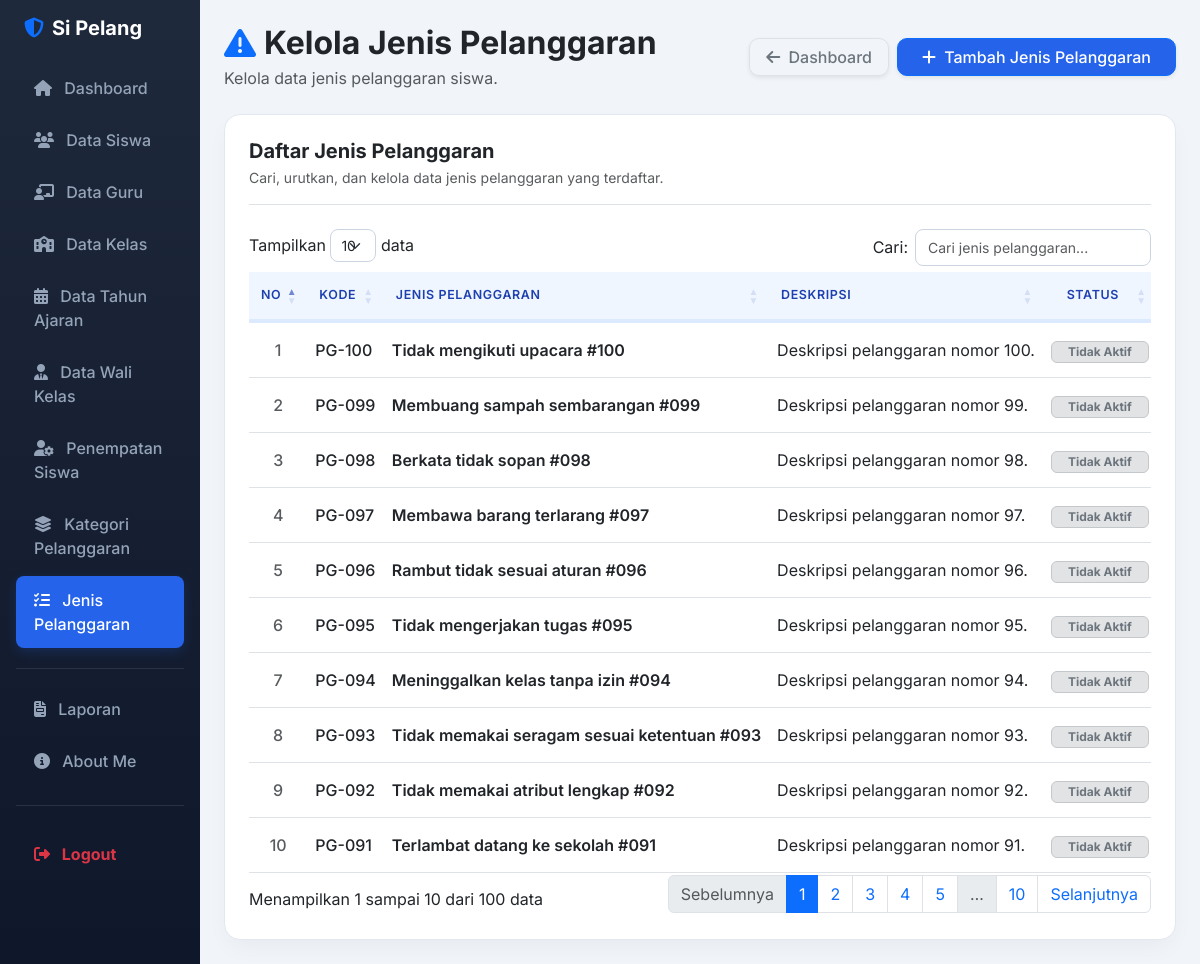
/kelola_jenis_pelanggaran.php (signed in), run on the app's committed database.
### tables this page shows
CREATE TABLE `t_pelanggaran` (
  `id` int(11) NOT NULL,
  `pelanggaran_kategori_id` int(11) DEFAULT NULL,
  `kode` varchar(30) DEFAULT NULL,
  `nama` varchar(150) DEFAULT NULL,
  `poin` int(11) NOT NULL,
  `deskripsi` text NOT NULL,
  `status_aktif` tinyint(1) NOT NULL,
  `created_at` timestamp NOT NULL DEFAULT current_timestamp(),
  `updated_at` timestamp NOT NULL DEFAULT current_timestamp()
);

### kelola_jenis_pelanggaran.php (the view, shortened to what this page needs)
<?php
include 'config/koneksi.php';
$sql = "SELECT
            id,
            kode,
            nama,
            deskripsi,
            status_aktif,
            created_at,
            updated_at
        FROM t_pelanggaran
        ORDER BY id DESC";
$query = mysqli_query($koneksi, $sql);
function e($nilai)
{
    return htmlspecialchars(
        (string)($nilai ?? ''),
        ENT_QUOTES,
        'UTF-8'
    );
}
?>
<!DOCTYPE html>
<html lang="id">
<head>
    <link href="https://cdn.jsdelivr.net/npm/bootstrap@5.3.0/dist/css/bootstrap.min.css" rel="stylesheet">
    <link rel="stylesheet" href="https://cdnjs.cloudflare.com/ajax/libs/font-awesome/6.4.0/css/all.min.css">
    <link rel="stylesheet" href="https://cdn.datatables.net/1.13.6/css/dataTables.bootstrap5.min.css">
</head>
<body>
<div class="container-fluid">
    <div class="row">
        <?php include 'layout/sidebar.php'; ?>
        <main class="col-md-9 ms-sm-auto col-lg-10 px-md-4 py-4">
            <div class="d-flex justify-content-between align-items-center mb-4">
                <div>
                    <h2 class="fw-bold text-dark d-flex align-items-center gap-2 mb-1">
                        <i class="fa-solid fa-triangle-exclamation text-primary"></i>
                        Kelola Jenis Pelanggaran
                    </h2>
                    <p class="text-muted mb-0">
                        Kelola data jenis pelanggaran siswa.
                    </p>
                </div>
                <div class="d-flex gap-2">
                    <a href="dashboard.php"
                       class="btn btn-white text-secondary border fw-medium px-3 shadow-sm"
                       style="border-radius: 10px;">
                        <i class="fa-solid fa-arrow-left me-1"></i>
                        Dashboard
                    </a>
                    <a href="tambah_jenis_pelanggaran.php"
                       class="btn btn-primary fw-medium px-4 shadow-sm"
                       style="border-radius: 10px; background-color: #2563eb;">
                        <i class="fa-solid fa-plus me-1"></i>
                        Tambah Jenis Pelanggaran
                    </a>
                </div>
            </div>
            <div class="card card-custom p-4">
                <div class="border-bottom pb-3 mb-4">
                    <h5 class="fw-bold text-dark mb-1">
                        Daftar Jenis Pelanggaran
                    </h5>
                    <p class="text-muted small mb-0">
                        Cari, urutkan, dan kelola data jenis pelanggaran yang terdaftar.
                    </p>
                </div>
                <div class="table-responsive">
                    <table id="tabelPelanggaran"
                           class="table table-hover align-middle w-100">
                        <thead class="table-custom-header">
                            <tr>
                                <th class="text-center" style="width: 50px;">No</th>
                                <th>Kode</th>
                                <th>Jenis Pelanggaran</th>
                                <th>Deskripsi</th>
                                <th class="text-center">Status</th>
                            </tr>
                        </thead>
                        <tbody>
                            <?php
                            $no = 1;
                            if (mysqli_num_rows($query) > 0) :
                                while ($data = mysqli_fetch_assoc($query)) :
                            ?>
                            <tr>
                                <td class="text-center text-muted fw-medium">
                                    <?= $no++; ?>
                                </td>
                                <td class="fw-medium text-dark">
                                    <?= e($data['kode']); ?>
                                </td>
                                <td class="fw-semibold text-dark">
                                    <?= e($data['nama']); ?>
                                </td>
                                <td>
                                    <?= e($data['deskripsi'] ?: '-'); ?>
                                </td>
                                <td class="text-center">
                                    <?php if ($data['status_aktif'] == 'aktif') : ?>
                                        <span class="badge bg-success-subtle text-success border border-success-subtle px-3 py-1">
                                            Aktif
                                        </span>
                                    <?php else : ?>
                                        <span class="badge bg-secondary-subtle text-secondary border border-secondary-subtle px-3 py-1">
                                            Tidak Aktif
                                        </span>
                                    <?php endif; ?>
                                </td>
                            </tr>
                            <?php
                                endwhile;
                            endif;
                            ?>
                        </tbody>
                    </table>
                </div>
            </div>
        </main>
    </div>
</div>
</body>
</html>

### kelola_jenis_pelanggaran.php (style rules this page uses)
body { font-family: 'Inter', sans-serif; background-color: #f1f5f9; color: #334155; }
.card-custom { background-color: #ffffff; border: 1px solid #e2e8f0; border-radius: 16px; box-shadow: 0 10px 25px -5px rgba(0, 0, 0, 0.05); }
.table-custom-header th { background-color: #eff6ff !important; color: #1e40af !important; font-weight: 600; text-transform: uppercase; font-size: 0.78rem; letter-spacing: 0.05em; border-bottom: 2px solid #dbeafe !important; padding: 14px 12px; white-space: nowrap; }
.table-responsive { width: 100%; }
.table td { vertical-align: middle; white-space: nowrap; }

### data on the page
t_pelanggaran: kode "PG-100", nama "Tidak mengikuti upacara #100", deskripsi "Deskripsi pelanggaran nomor 100.", status_aktif "Tidak Aktif"
t_pelanggaran: kode "PG-099", nama "Membuang sampah sembarangan #099", deskripsi "Deskripsi pelanggaran nomor 99.", status_aktif "Tidak Aktif"
t_pelanggaran: kode "PG-098", nama "Berkata tidak sopan #098", deskripsi "Deskripsi pelanggaran nomor 98.", status_aktif "Tidak Aktif"
t_pelanggaran: kode "PG-097", nama "Membawa barang terlarang #097", deskripsi "Deskripsi pelanggaran nomor 97.", status_aktif "Tidak Aktif"
t_pelanggaran: kode "PG-096", nama "Rambut tidak sesuai aturan #096", deskripsi "Deskripsi pelanggaran nomor 96.", status_aktif "Tidak Aktif"
t_pelanggaran: kode "PG-095", nama "Tidak mengerjakan tugas #095", deskripsi "Deskripsi pelanggaran nomor 95.", status_aktif "Tidak Aktif"
t_pelanggaran: kode "PG-094", nama "Meninggalkan kelas tanpa izin #094", deskripsi "Deskripsi pelanggaran nomor 94.", status_aktif "Tidak Aktif"
t_pelanggaran: kode "PG-093", nama "Tidak memakai seragam sesuai ketentuan #093", deskripsi "Deskripsi pelanggaran nomor 93.", status_aktif "Tidak Aktif"
t_pelanggaran: kode "PG-092", nama "Tidak memakai atribut lengkap #092", deskripsi "Deskripsi pelanggaran nomor 92.", status_aktif "Tidak Aktif"
t_pelanggaran: kode "PG-091", nama "Terlambat datang ke sekolah #091", deskripsi "Deskripsi pelanggaran nomor 91.", status_aktif "Tidak Aktif"
